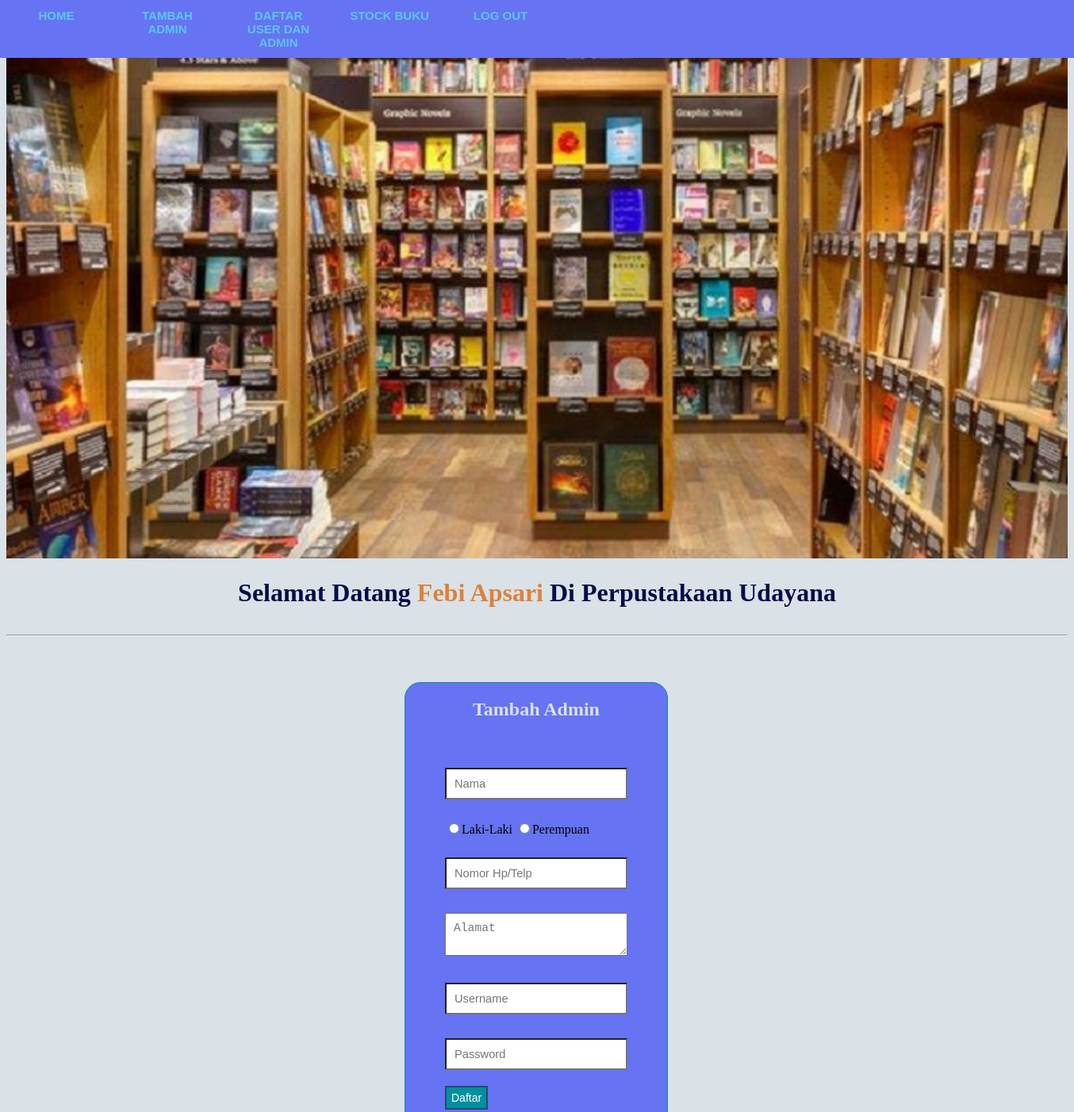
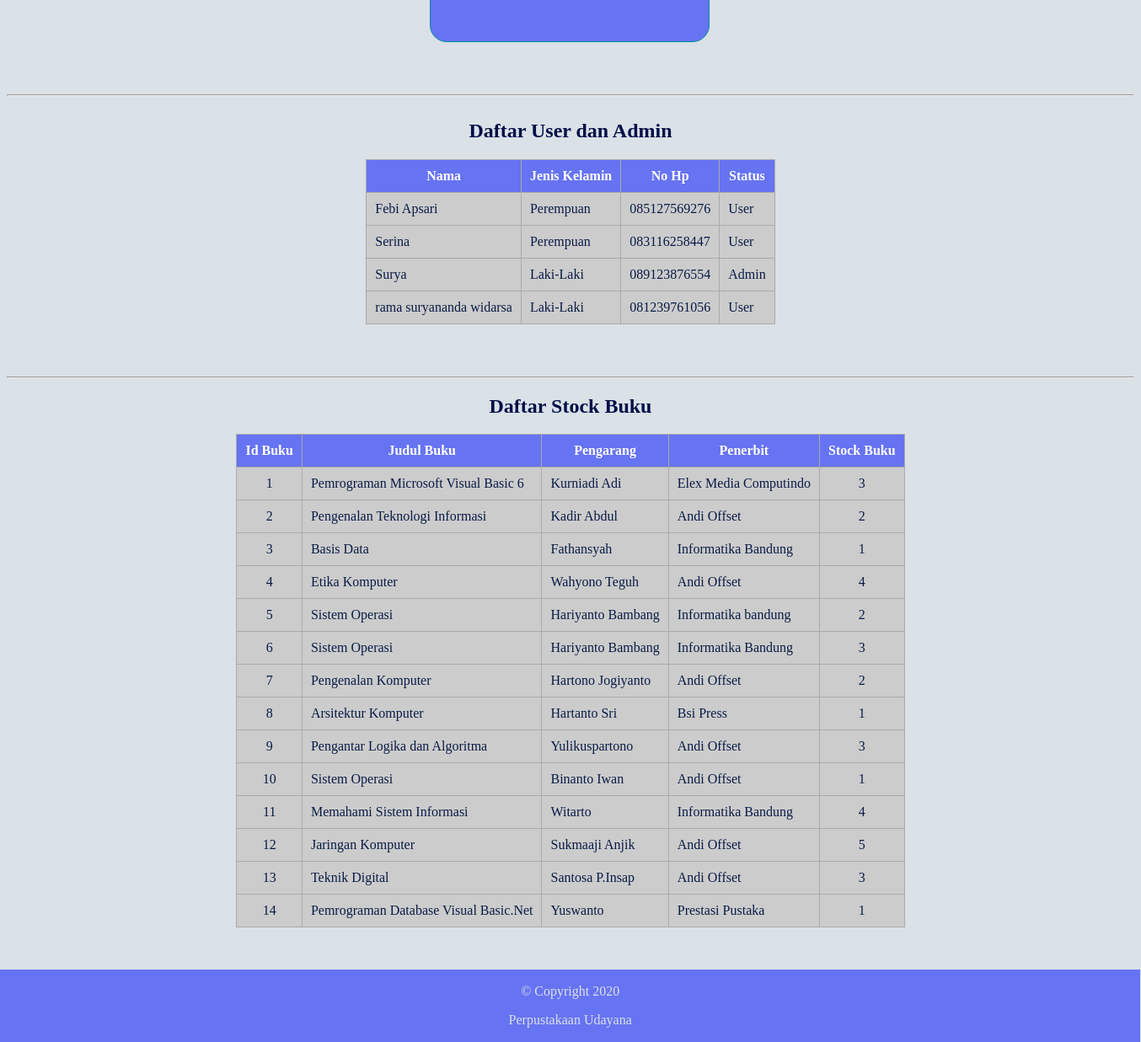
The app's page /index_superadmin.php (signed in) with its own data (2 pictures, top to bottom).
### tables this page shows
CREATE TABLE `user` (
  `id_user` int(11) NOT NULL,
  `nama` varchar(30) NOT NULL,
  `jenis_kelamin` enum('Laki-Laki','Perempuan') NOT NULL,
  `no_hp` varchar(15) NOT NULL,
  `alamat` varchar(100) NOT NULL,
  `username` varchar(20) NOT NULL,
  `password` varchar(12) NOT NULL,
  `status` varchar(11) NOT NULL
);

CREATE TABLE `buku` (
  `id_buku` int(11) NOT NULL,
  `judul_buku` varchar(50) NOT NULL,
  `pengarang_buku` varchar(30) NOT NULL,
  `edisi_buku` varchar(5) NOT NULL,
  `penerbit` varchar(30) NOT NULL,
  `tahun_terbit` int(5) NOT NULL,
  `no_rak` varchar(5) NOT NULL,
  `stock_buku` int(3) NOT NULL
);

### index_superadmin.php (the view, shortened to what this page needs)
<!DOCTYPE html>
<html>
<head>
	<link rel="stylesheet" type="text/css" href="CSS/index_superadmin.css">
</head>
<body>
	<nav class="navigasi">
        <ul>
            <li><a href="#section1">Home</a></li>
            <li><a href="#section2">Tambah Admin</a></li>
            <li><a href="#section3">Daftar User dan Admin</a></li>
            <li><a href="#section5">Stock Buku</a></li>
            <li><a href="logout.php">Log Out</a></li>
        </ul>
    </nav>
    <div id="section1">
        <img src="Gambar/gedung_perpustakaan.jpg">
        <h1>Selamat Datang <b style="color: #DC8239;"><?php echo $_SESSION['username'];?></b> Di Perpustakaan Udayana</h1>
    </div>
    <hr>
    <div id="section2">
    	<h2 align="center">Tambah Admin</h2>
    	<form method="POST" action="tambah_admin.php">
    		<input type="text" name="nama" placeholder="Nama">
            <input type="radio" name="jk" value="Laki-Laki">Laki-Laki
            <input type="radio" name="jk" value="Perempuan">Perempuan
			<input type="text" name="no_hp" placeholder="Nomor Hp/Telp"></td>
            <textarea name="alamat" placeholder="Alamat"></textarea></td>
            <input type="text" name="user" placeholder="Username"></td>
            <input type="password" name="pass" placeholder="Password"></td>
			<input type="submit" name="daftar" value="Daftar"></td>
    	</form>
    </div>
    <hr>
    <div id="section3">
    	<h2 align="center">Daftar User dan Admin</h2>
    	<table align="center">
    		<thead>
    			<tr>
    				<th>Nama</th>
    				<th>Jenis Kelamin</th>
    				<th>No Hp</th>
    				<th>Status</th>
    			</tr>
    		</thead>
    		<tbody>
    			<tr>
    				<?php
    					include "koneksi.php";
    					$query = mysqli_query($conn, "SELECT nama, jenis_kelamin, no_hp, status FROM user WHERE status IN ('Admin','User')") or die(mysqli_error($conn));
    					if (mysqli_num_rows($query) > 0) {
    					 	while ($rows = mysqli_fetch_assoc($query)) {
    					 		$nama = $rows['nama'];
		                        $jk = $rows['jenis_kelamin'];
		                        $no_hp = $rows['no_hp'];
		                        $status = $rows['status'];?>
    					 	<tr>
    					 		<td><?php echo $nama; ?></td>
    					 		<td><?php echo $jk; ?></td>
    					 		<td><?php echo $no_hp; ?></td>
    					 		<td><?php echo $status; ?></td>
    					 	</tr>
    					<?php  } } else { ?>
    					<tr>
    						<td colspan="4" align="center">Tidak Ada Data Ditemukan</td>
    					</tr>
    					<?php } ?>
    			</tr>
    		</tbody>
    	</table>
    </div>
    <hr>
    <div id="section5">
    	<h2>Daftar Stock Buku</h2>
    	<table align="center">
    		<thead>
    			<tr>
    				<th>Id Buku</th>
    				<th>Judul Buku</th>
    				<th>Pengarang</th>
    				<th>Penerbit</th>
    				<th>Stock Buku</th>
    			</tr>
    		</thead>
    		<tbody>
    			<tr>
    				<?php
    					include "koneksi.php";
    					$query = mysqli_query($conn, "SELECT id_buku, judul_buku, pengarang_buku, penerbit, stock_buku FROM buku") or die(mysqli_error($conn));
    					if (mysqli_num_rows($query) > 0) {
    					 	while ($rows = mysqli_fetch_assoc($query)) {
    					 		$id = $rows['id_buku'];
		                        $judul = $rows['judul_buku'];
		                        $pengarang = $rows['pengarang_buku'];
		                        $penerbit = $rows['penerbit'];
		                        $stock = $rows['stock_buku']?>
    					 	<tr>
    					 		<td align="center"><?php echo $id; ?></td>
    					 		<td><?php echo $judul; ?></td>
    					 		<td><?php echo $pengarang; ?></td>
    					 		<td><?php echo $penerbit; ?></td>
    					 		<td align="center"><?php echo $stock; ?></td>
    					 	</tr>
    					<?php  } } else { ?>
    					<tr>
    						<td colspan="4" align="center">Tidak Ada Data Ditemukan</td>
    					</tr>
    					<?php } ?>
    			</tr>
    		</tbody>
    	</table>
    </div>
    <footer>
        <p>&copy Copyright 2020</p>
        <p>Perpustakaan Udayana</p>
    </footer>
</body>
</html>

### CSS/index_superadmin.css (style rules this page uses)
* { background-color: #dae1e7; scroll-behavior: smooth; }
.navigasi ul { border: 1px solid #6673f2; padding: 0; margin: 0; list-style: none; font-family: Arial, Helvetica, sans-serif; font-size: 15px; font-weight: bold; width: 100%; background-color: #6673f2; overflow: hidden; position: fixed; top: 0; left: 0; }
.navigasi li { float: left; }
.navigasi li a { display: block; color: #5cc5f2; text-align: center; padding: 10px 20px; text-decoration: none; text-transform: uppercase; font-weight: bold; width: 100px; background-color: #6673f2; }
#section1, #section2, #section3, #section4 { display: inline-block; width: 100%; overflow: hidden; }
#section1 img { width: 100%; }
#section1 h1 { text-align: center; color: #000e47; }
#section2 { border: 1px solid #00909e; height: auto; width: 330px; margin: 50px 502px; background-color: #6673f2; border-radius: 20px; }
#section2 h2 { text-align: center; color: #dae1e7; background-color: #6673f2; }
#section2 form { margin: 50px 50px; background-color: #6673f2; }
#section2 form input[type=text] { box-sizing : border-box; width: 100%; padding: 10px; font-size: 11pt; margin-top: 10px; margin-bottom: 20px; background-color: white; }
#section2 form input[type=password] { box-sizing : border-box; width: 100%; padding: 10px; font-size: 11pt; margin-top: 10px; margin-bottom: 20px; background-color: white; }
#section2 form input[type=submit] { width: auto; height: 30px; font-size: 14px; margin-bottom: 1%; background-color: #00909e; color:#ffffff; border: 2px solid #27496d; cursor: pointer; }
#section2 form textarea { box-sizing : border-box; width: 100%; padding: 10px; font-size: 11pt; margin-top: 10px; margin-bottom: 20px; background-color: white; }
#section2 form input[type=radio] { margin-top: 10px; margin-bottom: 20px; color: white; }
#section3 table { border-collapse: collapse; margin-bottom: 50px; }
#section3 h2 { text-align: center; color: #000e47; }
#section3 th { background-color: #6673f2; border: 1px solid #aaaaaa; text-align:left; color: #ffffff; padding: 10px; text-align: center; }
#section3 td { background-color: #cccccc; border: 1px solid #aaaaaa; padding: 10px; color: #091b45; }
#section5 table { border-collapse: collapse; margin-bottom: 50px; }
#section5 h2 { text-align: center; color: #000e47; }
#section5 th { background-color: #6673f2; border: 1px solid #aaaaaa; text-align:left; color: #ffffff; padding: 10px; text-align: center; }
#section5 td { background-color: #cccccc; border: 1px solid #aaaaaa; padding: 10px; color: #091b45; }
footer { border: 1px solid #6673f2; width: 101%; height: 100%; background-color: #6673f2; position: relative; bottom: 0; left: 0; right: 0; margin-left: -8px; margin-bottom: -8px; }
footer p { text-align: center; background-color: #6673f2; color: #dae1e7; }

### records on screen
user: nama "Febi Apsari", jenis_kelamin "Perempuan", no_hp "085127569276", status "User"
user: nama "Serina", jenis_kelamin "Perempuan", no_hp "083116258447", status "User"
user: nama "Surya", jenis_kelamin "Laki-Laki", no_hp "089123876554", status "Admin"
user: nama "rama suryananda widarsa", jenis_kelamin "Laki-Laki", no_hp "081239761056", status "User"
buku: id_buku "1", judul_buku "Pemrograman Microsoft Visual Basic 6", pengarang_buku "Kurniadi Adi", penerbit "Elex Media Computindo", stock_buku "3"
buku: id_buku "2", judul_buku "Pengenalan Teknologi Informasi", pengarang_buku "Kadir Abdul", penerbit "Andi Offset", stock_buku "2"
buku: id_buku "3", judul_buku "Basis Data", pengarang_buku "Fathansyah", penerbit "Informatika Bandung", stock_buku "1"
buku: id_buku "4", judul_buku "Etika Komputer", pengarang_buku "Wahyono Teguh", penerbit "Andi Offset", stock_buku "4"
buku: id_buku "5", judul_buku "Sistem Operasi", pengarang_buku "Hariyanto Bambang", penerbit "Informatika bandung", stock_buku "2"
buku: id_buku "6", judul_buku "Sistem Operasi", pengarang_buku "Hariyanto Bambang", penerbit "Informatika Bandung", stock_buku "3"
buku: id_buku "7", judul_buku "Pengenalan Komputer", pengarang_buku "Hartono Jogiyanto", penerbit "Andi Offset", stock_buku "2"
buku: id_buku "8", judul_buku "Arsitektur Komputer", pengarang_buku "Hartanto Sri", penerbit "Bsi Press", stock_buku "1"
buku: id_buku "9", judul_buku "Pengantar Logika dan Algoritma", pengarang_buku "Yulikuspartono", penerbit "Andi Offset", stock_buku "3"
buku: id_buku "10", judul_buku "Sistem Operasi", pengarang_buku "Binanto Iwan", penerbit "Andi Offset", stock_buku "1"
buku: id_buku "11", judul_buku "Memahami Sistem Informasi", pengarang_buku "Witarto", penerbit "Informatika Bandung", stock_buku "4"
buku: id_buku "12", judul_buku "Jaringan Komputer", pengarang_buku "Sukmaaji Anjik", penerbit "Andi Offset", stock_buku "5"
buku: id_buku "13", judul_buku "Teknik Digital", pengarang_buku "Santosa P.Insap", penerbit "Andi Offset", stock_buku "3"
buku: id_buku "14", judul_buku "Pemrograman Database Visual Basic.Net", pengarang_buku "Yuswanto", penerbit "Prestasi Pustaka", stock_buku "1"

### other values on screen
$_SESSION['username'] "Febi Apsari"
